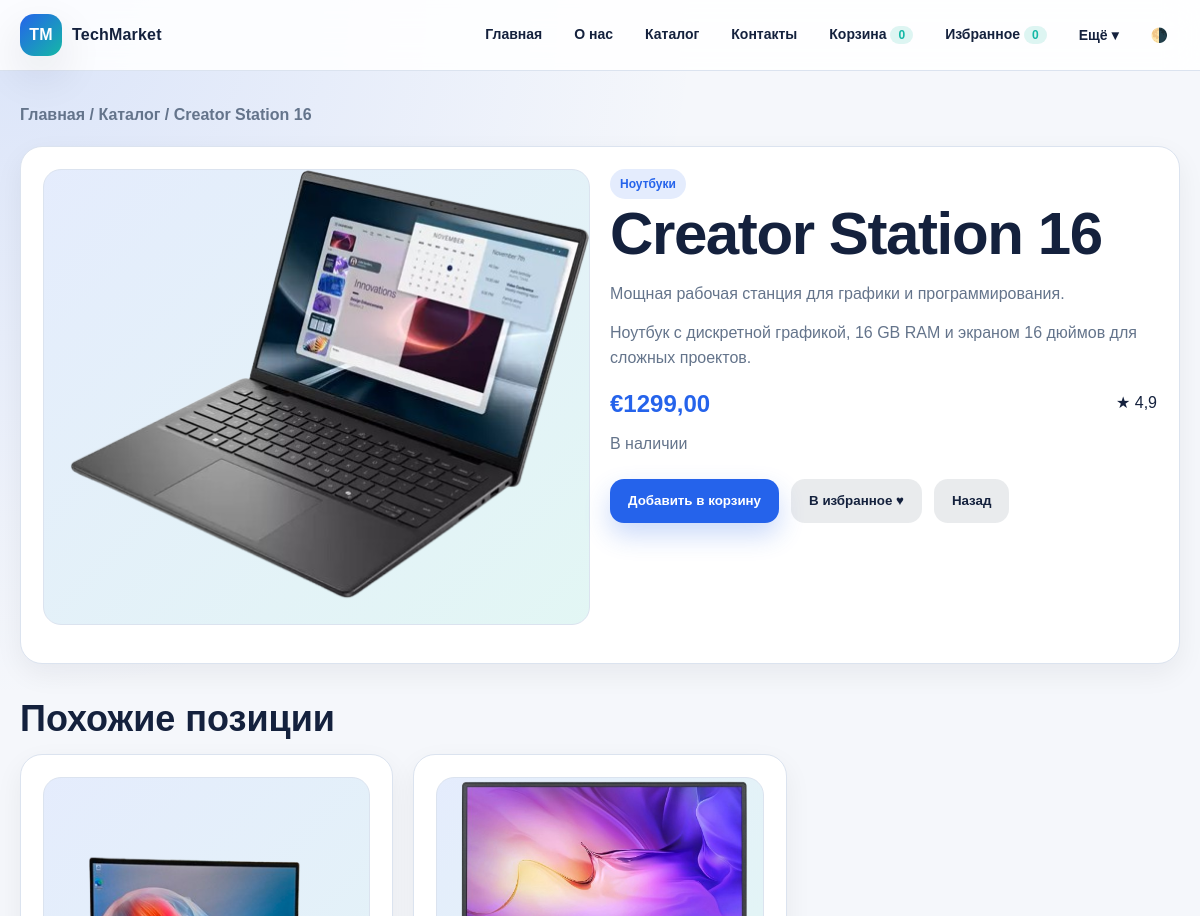
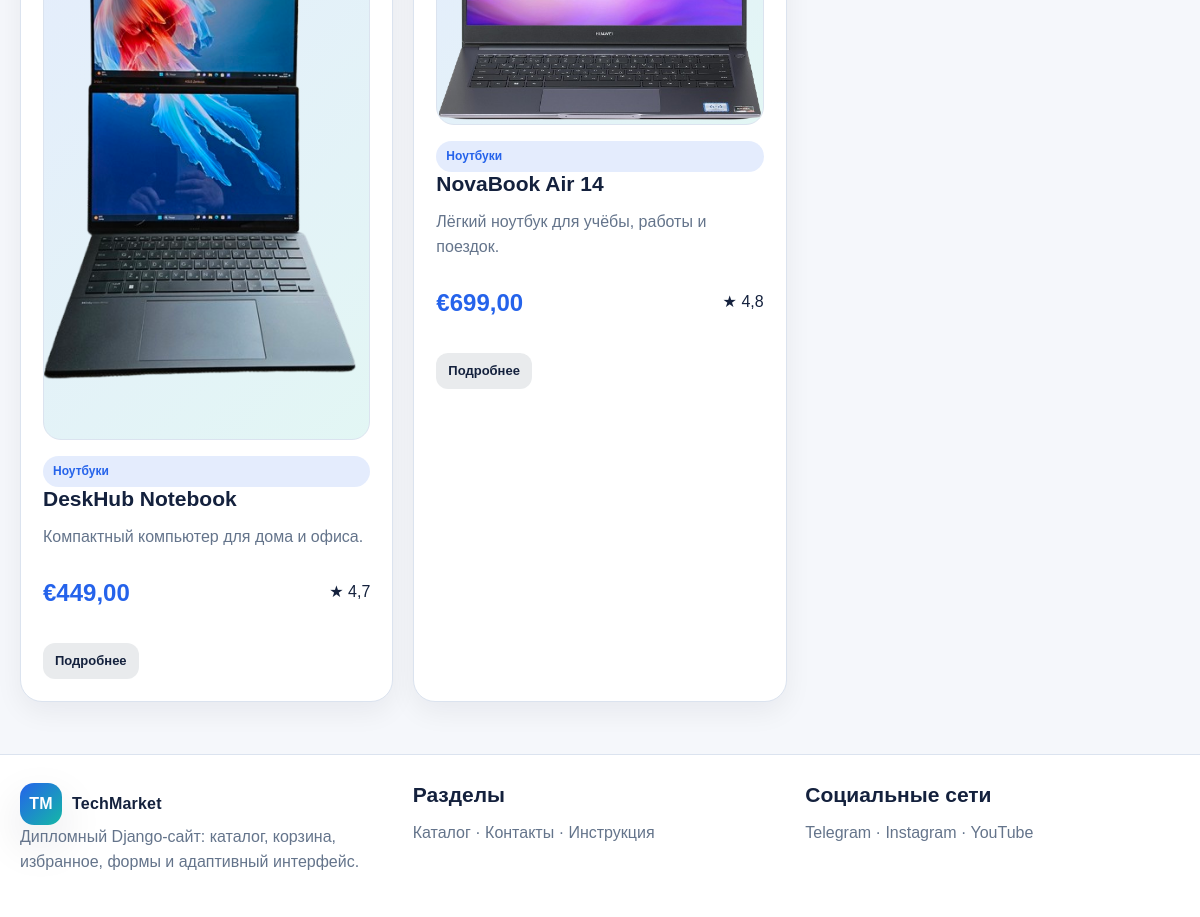
The app's page /catalog/2/ with its own data (2 pictures, top to bottom).
### shop/models.py (models this page shows, shortened)
class Product(models.Model):
    CATEGORY_CHOICES = [
        ('laptops', 'Ноутбуки'),
        ('accessories', 'Аксессуары'),
        ('services', 'Услуги'),
    ]
    name = models.CharField(max_length=120)
    category = models.CharField(max_length=30, choices=CATEGORY_CHOICES)
    short_description = models.CharField(max_length=220)
    description = models.TextField()
    price = models.DecimalField(max_digits=10, decimal_places=2)
    image = models.CharField(max_length=160, default='shop/img/product_laptop.svg')
    rating = models.DecimalField(max_digits=3, decimal_places=1, default=4.8)
    in_stock = models.BooleanField(default=True)
    created_at = models.DateTimeField(auto_now_add=True)
    class Meta:
        ordering = ['category', 'name']

### shop/views.py (the view)
# urls.py: path('catalog/<int:product_id>/', views.product_detail, name='product_detail'),
def product_detail(request, product_id):
    ensure_demo_products()
    product = get_object_or_404(Product, id=product_id)
    similar_products = Product.objects.filter(category=product.category).exclude(id=product.id)[:3]
    favorites_ids = [int(item) for item in request.session.get('favorites', [])]
    return render(request, 'shop/product_detail.html', {
        'product': product,
        'similar_products': similar_products,
        'is_favorite': product.id in favorites_ids,
    })

### shop/context_processors.py (called while the page is built)
def site_counters(request):
    cart = request.session.get('cart', {})
    favorites = request.session.get('favorites', [])
    return {
        'cart_count': sum(int(qty) for qty in cart.values()),
        'favorites_count': len(favorites),
    }

### shop/views.py (called while the page is built, shortened)
def ensure_demo_products():
    if Product.objects.exists():
        return

### shop/templates/shop/product_detail.html (shortened to what this page needs)
{% extends 'shop/base.html' %}
{% load static %}
{% block content %}
<div class="breadcrumbs"><a href="{% url 'home' %}">Главная</a> / <a href="{% url 'catalog' %}">Каталог</a> / {{ product.name }}</div>
<section class="card">
    <div class="grid grid-2">
        <div class="product-image"><img src="{% static product.image %}" alt="{{ product.name }}"></div>
        <div>
            <span class="badge">{{ product.get_category_display }}</span>
            <h1>{{ product.name }}</h1>
            <p>{{ product.short_description }}</p>
            <p>{{ product.description }}</p>
            <div class="product-meta"><span class="price">€{{ product.price }}</span><span>★ {{ product.rating }}</span></div>
            <p>{% if product.in_stock %}В наличии{% else %}Нет в наличии{% endif %}</p>
            <div class="actions">
                <form class="inline" method="post" action="{% url 'add_to_cart' product.id %}">{% csrf_token %}<input type="hidden" name="next" value="product_detail"><button class="btn" type="submit">Добавить в корзину</button></form>
                <form class="inline" method="post" action="{% url 'toggle_favorite' product.id %}">{% csrf_token %}<input type="hidden" name="next" value="product_detail"><button class="btn secondary" type="submit">{% if is_favorite %}Убрать из избранного ♥{% else %}В избранное ♥{% endif %}</button></form>
                <button class="btn secondary" type="button" onclick="history.back()">Назад</button>
            </div>
        </div>
    </div>
</section>
{% if similar_products %}
<section class="section">
    <h2>Похожие позиции</h2>
    <div class="grid grid-3">
        {% for item in similar_products %}
        <article class="card product-card">
            <div class="product-image"><img src="{% static item.image %}" alt="{{ item.name }}"></div>
            <span class="badge">{{ item.get_category_display }}</span>
            <h3>{{ item.name }}</h3>
            <p>{{ item.short_description }}</p>
            <div class="product-meta"><span class="price">€{{ item.price }}</span><span>★ {{ item.rating }}</span></div>
            <div class="actions"><a class="btn small secondary" href="{% url 'product_detail' item.id %}">Подробнее</a></div>
        </article>
        {% endfor %}
    </div>
</section>
{% endif %}
{% endblock %}

### shop/templates/shop/base.html (style rules this page uses)
:root { --bg: #f5f7fb; --card: #ffffff; --text: #14213d; --muted: #64748b; --line: #dbe3ef; --primary: #2563eb; --primary-dark: #1d4ed8; --accent: #14b8a6; --warning: #f97316; --danger: #ef4444; --shadow: 0 18px 45px rgba(15, 23, 42, 0.11); --radius: 22px; }
* { box-sizing: border-box; }
html { scroll-behavior: smooth; }
body { margin: 0; font-family: Arial, Helvetica, sans-serif; background: radial-gradient(circle at top left, rgba(37,99,235,.13), transparent 32%), var(--bg); color: var(--text); line-height: 1.55; }
a { color: inherit; text-decoration: none; }
img { max-width: 100%; display: block; }
h1, h2, h3 { line-height: 1.15; margin: 0 0 14px; }
h1 { font-size: clamp(34px, 5vw, 62px); letter-spacing: -1.4px; }
h2 { font-size: clamp(26px, 3vw, 40px); }
h3 { font-size: 21px; }
p { color: var(--muted); margin: 0 0 14px; }
.actions { display: flex; align-items: center; gap: 12px; flex-wrap: wrap; margin-top: 22px; }
.btn { border: 0; display: inline-flex; align-items: center; justify-content: center; gap: 8px; min-height: 44px; padding: 11px 18px; border-radius: 14px; background: var(--primary); color: #fff; font-weight: 800; cursor: pointer; box-shadow: 0 12px 26px rgba(37, 99, 235, .24); }
.btn.secondary { background: color-mix(in srgb, var(--text) 9%, transparent); color: var(--text); box-shadow: none; }
.btn.small { min-height: 36px; padding: 8px 12px; border-radius: 12px; font-size: 13px; }
.grid { display: grid; gap: 20px; }
.grid-3 { grid-template-columns: repeat(3, 1fr); }
.grid-2 { grid-template-columns: repeat(2, 1fr); }
.section { margin-top: 34px; }
.card { background: var(--card); border: 1px solid var(--line); border-radius: var(--radius); padding: 22px; box-shadow: 0 10px 28px rgba(15, 23, 42, .06); }
.product-card { display: flex; flex-direction: column; min-height: 100%; }
.product-image { border-radius: 18px; background: linear-gradient(135deg, rgba(37,99,235,.12), rgba(20,184,166,.12)); margin-bottom: 16px; overflow: hidden; border: 1px solid var(--line); }
.product-meta { display: flex; justify-content: space-between; gap: 10px; align-items: center; margin: 10px 0; }
.price { font-size: 24px; font-weight: 900; color: var(--primary); }
.badge { display: inline-flex; padding: 6px 10px; border-radius: 999px; background: rgba(37, 99, 235, .12); color: var(--primary); font-weight: 800; font-size: 12px; }
form.inline { display: inline; }
.breadcrumbs { margin-bottom: 18px; color: var(--muted); font-weight: 700; }

### records on screen
Product: name "Creator Station 16", image (picture), category "Ноутбуки", short_description "Мощная рабочая станция для графики и программирования.", description "Ноутбук с дискретной графикой, 16 GB RAM и экраном 16 дюймов для сложных проектов.", price "1299,00", rating "4,9"
Product: image (picture), category "Ноутбуки", name "DeskHub Notebook", short_description "Компактный компьютер для дома и офиса.", price "449,00", rating "4,7"
Product: image (picture), category "Ноутбуки", name "NovaBook Air 14", short_description "Лёгкий ноутбук для учёбы, работы и поездок.", price "699,00", rating "4,8"

### other values on screen
{{ cart_count }} "0"
{{ favorites_count }} "0"
